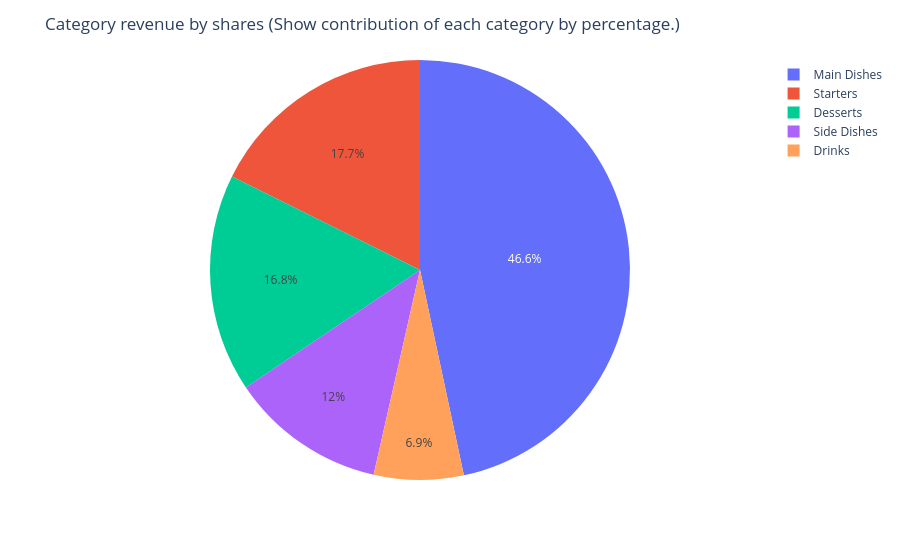

Notebook code cell kept with this figure:
### Code cell
fig = px.pie(
    revenue_by_category,
    names = 'Category',
    values = 'Revenue',
    
)

fig.update_layout(
    title = 'Category revenue by shares (Show contribution of each category by percentage.)'
)


fig.show()

### Figure 1 — Plotly figure (JSON) as saved in the notebook; plotly's stock layout.template omitted (floating-point values rounded to 4 significant figures)
{"data": [{"domain": {"x": [0, 1], "y": [0, 1]}, "hovertemplate": "Category=%{label}<br>Revenue=%{value}<extra></extra>", "labels": ["Main Dishes", "Starters", "Desserts", "Side Dishes", "Drinks"], "legendgroup": "", "name": "", "showlegend": true, "type": "pie", "values": [161903, 61274, 58278, 41674, 23940.0]}], "layout": {"legend": {"tracegroupgap": 0}, "margin": {"t": 60}, "title": {"text": "Category revenue by shares (Show contribution of each category by percentage.)"}}}
